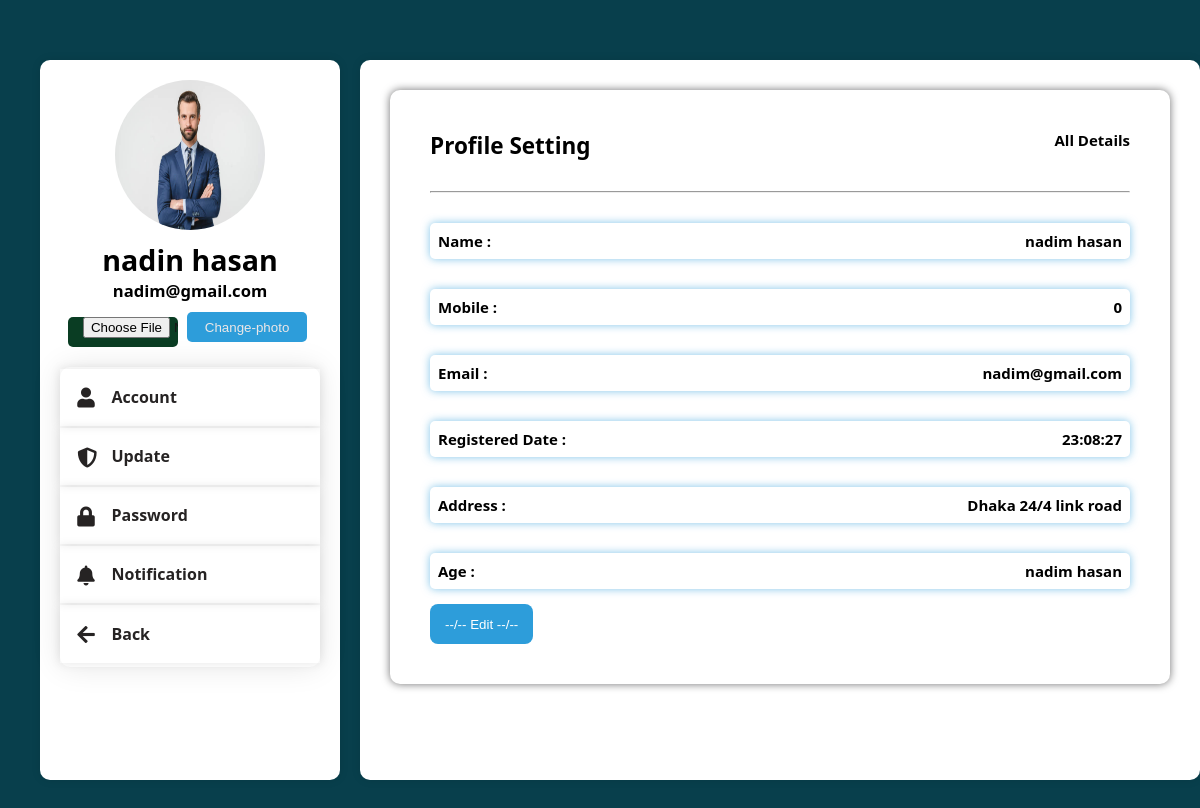
Screenshot of /Investor/profile_investor_details.php (signed in) with the database file from the repository.
### tables this page shows
CREATE TABLE `investor_reg_table1` (
  `id` int(11) NOT NULL,
  `investor_profile` varchar(255) NOT NULL,
  `first-name` varchar(255) NOT NULL,
  `last-name` varchar(255) NOT NULL,
  `name` varchar(255) NOT NULL,
  `username` varchar(255) NOT NULL,
  `password` varchar(255) NOT NULL,
  `nid` int(255) NOT NULL,
  `email` varchar(255) NOT NULL,
  `phone` int(11) NOT NULL,
  `date_sign` varchar(100) NOT NULL,
  `role` varchar(255) NOT NULL DEFAULT 'inv'
);

### Investor/profile_investor_details.php (the view, shortened to what this page needs)
<?php
require "include/profile_sidebar.php";?>
<div class="settingside-allform">
                     <form action="" class="details showdetails">
                        <div class="item1">
                           <h2>Profile Setting</h2>
                           <lebel>All Details</lebel>
                        </div>
                           <hr>
        <?php
                            require "../Admin/includes/configure.php";
                      if(!$connnection){
                           die("not connected".mysqli_error());
                         }else{
                           $usnm=$_SESSION['useRname'];
                           $query="SELECT * FROM `investor_reg_table1` WHERE username = '$usnm'";
                  $result=mysqli_query($connnection,$query);
                     $count=mysqli_num_rows($result);
                         if($count>0){
                           $row=mysqli_fetch_assoc($result);
                                   $fname=$row['first-name'];
                                   $lname=$row['last-name'];
                                   $email=$row['email'];
                                   $phone=$row['phone'];
                                   $date=$row['date_sign'];
                                   $fullname=$fname." ".$lname;
                                   $address="Dhaka 24/4 link road";
           ?>
                          <div class="item">
                           <lebel>Name :</lebel>
                           <p><?php echo "$fullname"; ?></p>
                        </div>
                        <div class="item">
                           <lebel>Mobile :</lebel>
                           <p><?php echo "$phone"; ?></p>
                        </div>
                        <div class="item">
                           <lebel>Email :</lebel>
                           <p><?php echo "$email"; ?></p>
                        </div>
                        <div class="item">
                           <lebel>Registered Date :</lebel>
                           <p><?php echo "$date"; ?></p>
                        </div>
                        <div class="item">
                           <lebel>Address :</lebel>
                           <p><?php echo "$address"; ?></p>
                        </div>
                        <div class="item">
                           <lebel>Age :</lebel>
                           <p><?php echo "$fullname"; ?></p>
                        </div>
                        <div class="item2">
                           <form method="post" action="">
                        <input type="submit" value="--/-- Edit --/--" name="submit"><br>
                        </div>
                     </form>
                    <?php }}
                    ?>
          </div>
        </div>
</div>
</body>
</html>

### Investor/include/profile_sidebar.php (shortened to what this page needs)
<!DOCTYPE html>
<html>
    <head>
        <link rel="stylesheet" href="profile_setting_style.css">
        <link rel="stylesheet" href="https://cdnjs.cloudflare.com/ajax/libs/font-awesome/5.15.3/css/all.min.css">
    </head>
    <body>
    <?php         require "../Admin/includes/configure.php";
    if(!$connnection){
         die("not connected".mysqli_error());
       }else{
         $usnm=$_SESSION['useRname'];
         $query="SELECT * FROM `investor_reg_table1` WHERE username = '$usnm'";
$result=mysqli_query($connnection,$query);
   $count=mysqli_num_rows($result);
       if($count>0){
         $row=mysqli_fetch_assoc($result);
                 $profile_pic=$row['investor_profile'];
                 $fname=$row['name'];
                 $email=$row['email'];
                 $fullname=$fname;
                 ?>
<div class="mainpage">
    <div class="container">
          <div class="sidebarfor">
              <div class="profilebigone">
                   <img src="investor_profile/<?php echo $profile_pic;?>">
              </div>
              <div class="name">
                   <h1><?php echo $fullname;?></h1>
                   <h4><?php echo $email;?></h4>
                   <form method="post" action="profile_change_chk.php" enctype="multipart/form-data">
                   <input type="file" value="Change-photo" name="pic">
                   <input type="submit" value="Change-photo" name="submitt">
                 </form>
              </div>
              <ul class="list">
                <li><a href="profile_investor_details.php"><i class="fas fa-user"></i> Account</a></li>
                <li><a href="profile_investor_update_real.php"><i class="fas fa-shield-alt"></i> Update</a></li>
                <li><a href="profile_investor_password_change_real.php"><i class="fas fa-lock"></i> Password</a></li>
                <li><a href="#"><i class="fas fa-bell"></i> Notification</a></li>
                <li><a href="investor_home.php"><i class="fas fa-arrow-left"></i> Back</a></li>
            </ul>
          </div>
       <?php }
             }
             ?>

### Investor/profile_setting_style.css (style rules this page uses)
* { margin: 0; padding: 0; box-sizing: border-box; }
body { font-family: 'ui-sans-sarif' ,system-ui, -apple-system, BlinkMacSystemFont, 'Segoe UI', Roboto, Oxygen, Ubuntu, Cantarell, 'Open Sans', 'Helvetica Neue', sans-serif; }
.container { width: 100%; min-height: 90vh; background-color: #083f4c; display: flex; flex-direction: row; margin:auto; }
.sidebarfor h1 { font-size: calc(.5 * (5.5vh + 1.1vw)); }
.sidebarfor h4 { font-size: calc(.5 * (2.5vh + 1.1vw)); }
.sidebarfor { background-color: #fff; display: flex; flex-direction: column; height: 90vh; width: 25%; margin: 40px; margin-right: 20px; margin-top: 60px; padding: 20px; border-radius: 10px; box-shadow: 0 0 10px rgba(0, 0, 0, 0.1); }
.sidebarfor img { display: block; width: 150px; height: 150px; border-radius: 50%; align-self: center; margin-left: auto; margin-right: auto; }
.list { background-color: white; display: flex; flex-direction: column; margin-top: 10px; border-radius: 10px; height: 300px; box-shadow: 0 0 30px rgba(0, 0, 0, 0.1); }
.list li { list-style: none; padding: 17.3px; margin-top: 2px; box-shadow: 0 0 10px rgba(0, 0, 0, 0.1); }
.list li a { text-decoration: none; color: #262323; font-weight: bold; }
.list li a i { width: 20px; height: 20px; font-size: 20px; margin-right: 10px; vertical-align: middle; }
.name { text-align: center; margin-top: 10px; margin-bottom: 10px; }
input[type="submit"] { margin-top: 10px; width: 120px; padding: 0px 15px; background-color: #2d9dda; color: #ece7e7; border: none; height: 30px; border-radius: 5px; margin-right: 5px; cursor: pointer; }
input[type="file"] { margin-top: 10px; width: 110px; padding: 0px 15px; background-color: #0a3d23; color: #171616; border: none; height: 30px; border-radius: 5px; margin-right: 5px; cursor: pointer; }
.settingside-allform { background-color: #fff; width: 70%; height: 90vh; margin-top: 60px; padding: 20px; border-radius: 10px; box-shadow: 0 0 10px rgba(0, 0, 0, 0.1); }
.details { margin: 10px; }
.details input[type="submit"] { width: auto; background-color: #2d9dda; color: #fff; border: none; height: 40px; border-radius: 8px; margin-top: 15px; cursor: pointer; transition: background-color 0.3s; }
.showdetails { display: block; font-weight: bold; margin-bottom: 5px; font-size: 15px; display: flex; flex-direction: column; padding: 40px; box-shadow: 0 0 8px rgba(17, 17, 18, 0.6); border-radius: 10px; }
.item1 { display: flex; justify-content: space-between; text-align:left; margin-bottom: 30px; }
.item { display: flex; justify-content: space-between; text-align:left; margin-top: 30px; padding: 8px; border-color: #2d9dda; box-shadow: 0 0 8px rgba(45, 157, 218, 0.6); border-radius: 5px; }

### rows the page displays
investor_reg_table1: investor_profile (picture), name "nadin hasan", email "nadim@gmail.com", value "nadim hasan", phone "0", date_sign "23:08:27"

### other values shown
$address "Dhaka 24/4 link road"
